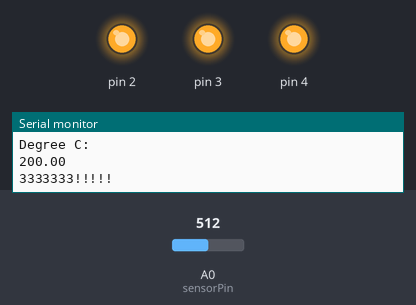
Bench run of a sketch on a simulated Arduino Uno, built with avr-gcc and run on an emulated ATmega328P. Parts: output pins drawn as LEDs (lit = HIGH), the last lines printed to the serial monitor. Inputs (shaded band) come from the test bench; at power-on: A0 (sensorPin) = 512.

Above: at 1.8 s.
1.9 s: A0 (sensorPin) set to 184
3.4 s: A0 (sensorPin) set to 165
At 4.9 s:
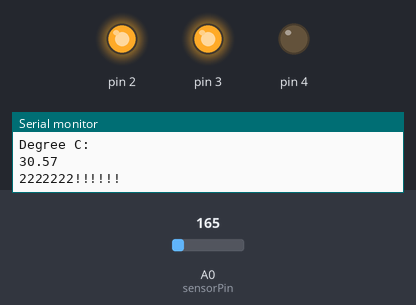
5.5 s: A0 (sensorPin) set to 122
At 6.8 s:
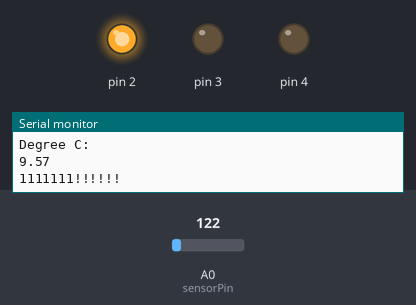
7.5 s: A0 (sensorPin) set to 306
At 8.6 s:
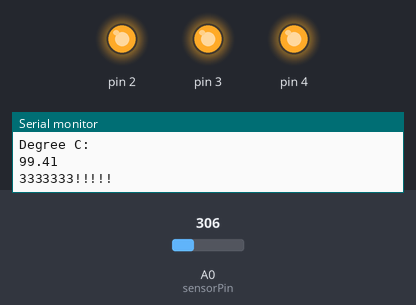
9.5 s: A0 (sensorPin) set to 0
At 10.4 s:
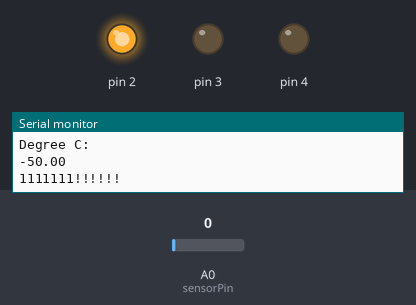
Timing chart, 0 to 12.5 s (numbered marks = the images above; inputs shaded):
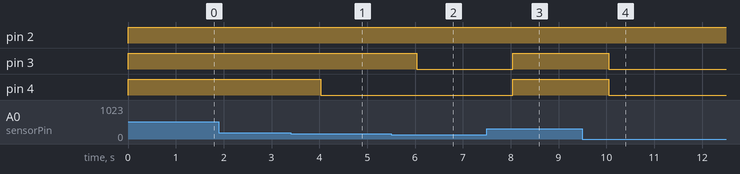

Measured:
- the behaviour switches between 173 and 172 on A0 (sensorPin) (found by bisection; images 0 and 1)
- after the input at 3.4 s, pin 4: HIGH → LOW after 0.62 s
- after the input at 5.5 s, pin 3: HIGH → LOW after 0.53 s
- after the input at 7.5 s, pin 3, pin 4: LOW → HIGH after 0.54 s
- after the input at 9.5 s, pin 3, pin 4: HIGH → LOW after 0.55 s

The sketch:

HotnessMeter.ino
```cpp
const int sensorPin = A0;
const float baselineTemp = 28.0;

void setup() {
  // put your setup code here, to run once:
  Serial.begin(9600);
  pinMode(2, OUTPUT);
  pinMode(3, OUTPUT);
  pinMode(4, OUTPUT);
  digitalWrite(2, LOW);
  digitalWrite(3, LOW);
  digitalWrite(4, LOW);
}

void loop() {
  // put your main code here, to run repeatedly:
  int sensorVal = analogRead(sensorPin);
  Serial.println("sensor Value: ");
  Serial.println(sensorVal);
  //convert to voltage
  float voltageTempSensor = (sensorVal/1024.0)*5.0;
  Serial.println("Volts: ");
  Serial.println(voltageTempSensor);

  Serial.println("Degree C: ");
  float temperature = (voltageTempSensor-0.5)*100;
  Serial.println(temperature);

  if(temperature < baselineTemp+2){
    Serial.println("1111111!!!!!!");
    digitalWrite(2, HIGH);
    digitalWrite(3, LOW);
    digitalWrite(4, LOW);
  }else if(temperature >= baselineTemp+2 && temperature < baselineTemp+6){
    Serial.println("2222222!!!!!!");
    digitalWrite(2, HIGH);
    digitalWrite(3, HIGH);
    digitalWrite(4, LOW);
  }else if(temperature >= baselineTemp+6){
    Serial.println("3333333!!!!!");
    digitalWrite(2, HIGH);
    digitalWrite(3, HIGH);
    digitalWrite(4, HIGH);
  }
  delay(1000);
}
```
